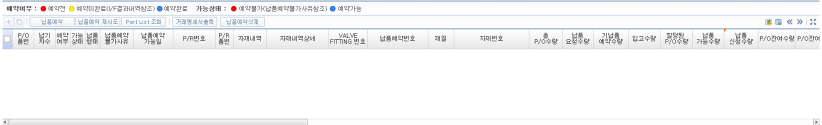
#> input picture templates/loading/empty_table.png, 1644 x 249 px (shown at 1/2 size)
$ python -i pre_processing.py   (imports and definitions only)
#> lines starting #> are read from the running program, lines starting #| are printed output that depends on the picture; after the words box and inside, x2 and y2 are one past the last pixel; in counts of white or black regions, pixels touching at a corner belong together
### common/logger_manager.py
import logging
import logging.config
import os
from datetime import datetime
import pytesseract
pytesseract.pytesseract.tesseract_cmd = r'C:\Program Files\Tesseract-OCR\tesseract.exe'
class LoggerManager:
    _logger_initialized = False

    @classmethod
    def setup_logger(cls):
        if cls._logger_initialized:
            return

        # logs 폴더 경로 설정
        base_log_dir = os.getenv('LOG_DIR', 'C:/work/RPA_python3.7_20240824/logs')
        info_dir = os.path.join(base_log_dir, 'info')
        error_dir = os.path.join(base_log_dir, 'error')
        debug_dir = os.path.join(base_log_dir, 'debug')

        # 디렉토리가 없는 경우 생성
        os.makedirs(info_dir, exist_ok=True)
        os.makedirs(error_dir, exist_ok=True)
        os.makedirs(debug_dir, exist_ok=True)

        current_date = datetime.now().strftime('%Y-%m-%d')

        log_config = {
            'version': 1,
            'formatters': {
                'standard': {
                    'format': '%(asctime)s  - %(name)s  -   %(levelname)s   -   %(message)s',
                },
            },
            'handlers': {
                'infoFileHandler': {
                    'class': 'logging.handlers.TimedRotatingFileHandler',
                    'level': 'INFO',
                    'formatter': 'standard',
                    'filename': os.path.join(info_dir, f'log_INFO_{current_date}.log'),  # 파일 경로 설정
                    'when': 'midnight',
                    'interval': 1,
                    'backupCount': 7,
                    'encoding': 'utf-8',
                },
                'errorFileHandler': {
                    'class': 'logging.handlers.TimedRotatingFileHandler',
                    'level': 'ERROR',
                    'formatter': 'standard',
                    'filename': os.path.join(error_dir, f'log_ERROR_{current_date}.log'),  # 파일 경로 설정
                    'when': 'midnight',
                    'interval': 1,
                    'backupCount': 7,
                    'encoding': 'utf-8',
                },
                'debugFileHandler': {
                    'class': 'logging.handlers.TimedRotatingFileHandler',
                    'level': 'DEBUG',
                    'formatter': 'standard',
                    'filename': os.path.join(debug_dir, f'log_DEBUG_{current_date}.log'),  # 파일 경로 설정
                    'when': 'midnight',
                    'interval': 1,
                    'backupCount': 7,
                    'encoding': 'utf-8',
                },
            },
            'root': {
                'handlers': ['infoFileHandler', 'errorFileHandler', 'debugFileHandler'],
                'level': 'DEBUG',
            },
        }

        logging.config.dictConfig(log_config)
        cls._logger_initialized = True

    @classmethod
    def get_logger(cls, name=None):
#> further down, picture is the input picture: shape (249, 1644, 3); mean B, G, R 246.8, 246, 245.4
        cls.setup_logger()
        return logging.getLogger(name)

### common/utils/pre_processing.py
import cv2
import numpy as np
from matplotlib import pyplot as plt
import pytesseract
from common.logger_manager import LoggerManager
pytesseract.pytesseract.tesseract_cmd = r'C:\Program Files\Tesseract-OCR\tesseract.exe'
# 로거 설정
logger = LoggerManager.get_logger(__name__)

class ImageProcessing:
    # [52 lines left out: functions preprocess_image, adjust_resolution, not called in this run]

    @staticmethod
    def txt_preprocess_image(image):
        try:
            # 그레이스케일 변환
            gray = cv2.cvtColor(image, cv2.COLOR_BGR2GRAY)

            # # 이미지 리사이즈 (더 크게 확대)
            height, width = gray.shape[:2]
#> height = 249; width = 1644
            scale_factor = 3
            gray = cv2.resize(gray, (width * scale_factor, height * scale_factor), interpolation=cv2.INTER_LINEAR)
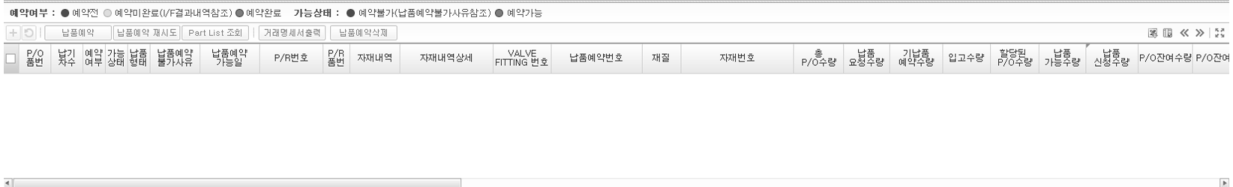
#> gray: shape (747, 4932) (shown at 1/4 size); min 0, max 255, mean 245.9

            # 이진화
            _, binary = cv2.threshold(gray, 150, 255, cv2.THRESH_BINARY_INV)
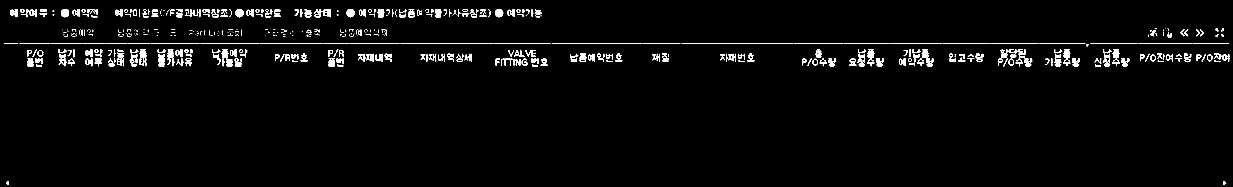
#> binary: shape (747, 4932) (shown at 1/4 size); 1.9% white; 725 white regions (270 under 20 px), largest, box (x1, y1, x2, y2) and area: (1386, 36, 1419, 69) 830, (942, 36, 975, 69) 829, (1980, 36, 2013, 69) 829

            # 팽창 (Dilation) - 글씨를 더 굵게
            kernel = np.ones((2, 2), np.uint8)
            dilated = cv2.dilate(binary, kernel, iterations=1)
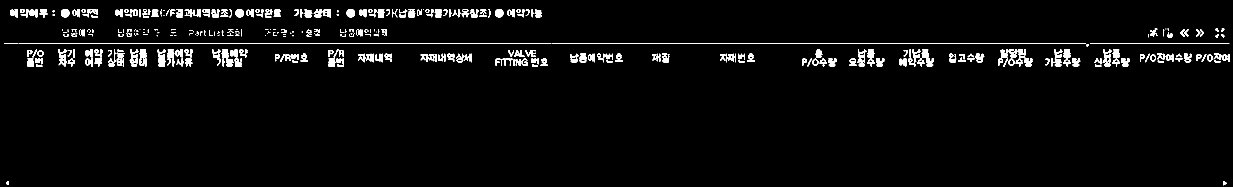
#> dilated: shape (747, 4932) (shown at 1/4 size); 2.7% white; 564 white regions (100 under 20 px), largest, box (x1, y1, x2, y2) and area: (1601, 172, 2204, 174) 1206, (3687, 212, 3736, 267) 1042, (2726, 172, 3175, 174) 898

            # 컨트라스트 조정
            alpha = 2.0  # Contrast control (1.0-3.0)
            beta = 0     # Brightness control (-100 to 100)
            adjusted = cv2.convertScaleAbs(dilated, alpha=alpha, beta=beta)

            # 노이즈 제거
            kernel = np.ones((1, 1), np.uint8)
            processed_image = cv2.morphologyEx(adjusted, cv2.MORPH_CLOSE, kernel)

            # 샤프닝 필터 적용
            sharpen_kernel = np.array([[-1, -1, -1], [-1, 9, -1], [-1, -1, -1]])
            processed_image = cv2.filter2D(processed_image, -1, sharpen_kernel)

            # 중간 블러 적용
            processed_image = cv2.medianBlur(processed_image, 3)
#> processed_image: shape (747, 4932); 2.6% white; 527 white regions (98 under 20 px), largest, box (x1, y1, x2, y2) and area: (3687, 197, 3736, 267) 1325, (1602, 172, 2203, 174) 1202, (3430, 197, 3466, 267) 981

            # [9 lines of commented-out code are left out]

            return processed_image
        except Exception as e:
            logger.error(f"텍스트 전처리 중 오류 발생: {str(e)}")
            raise

>>> import cv2
>>> picture = cv2.imread('../../templates/loading/empty_table.png')
>>> result = ImageProcessing().txt_preprocess_image(picture)
